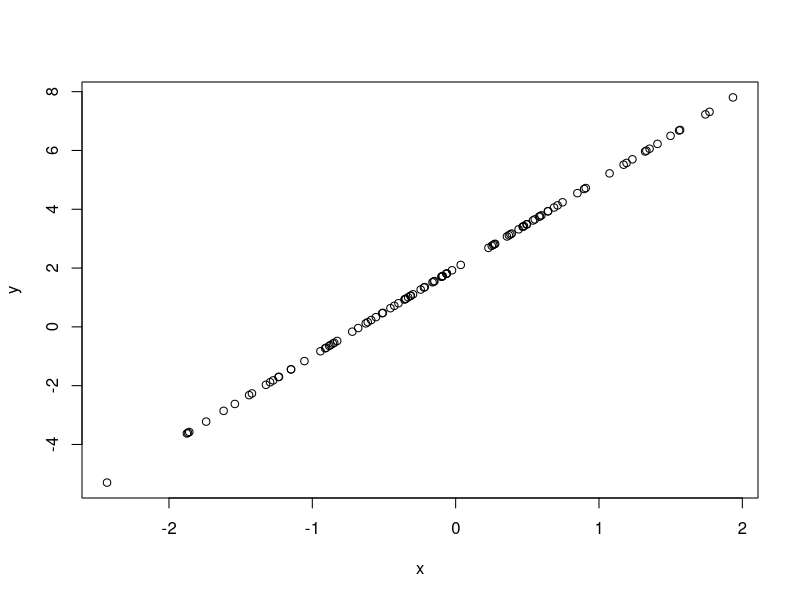
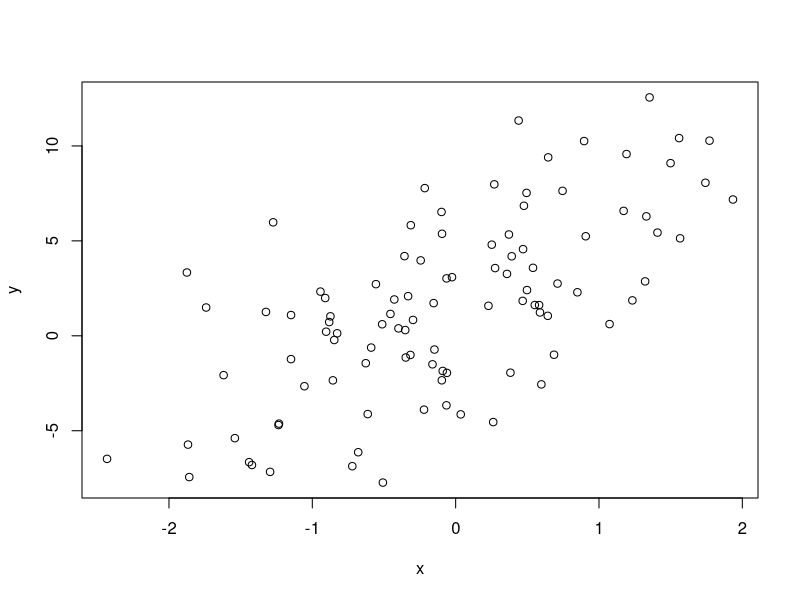
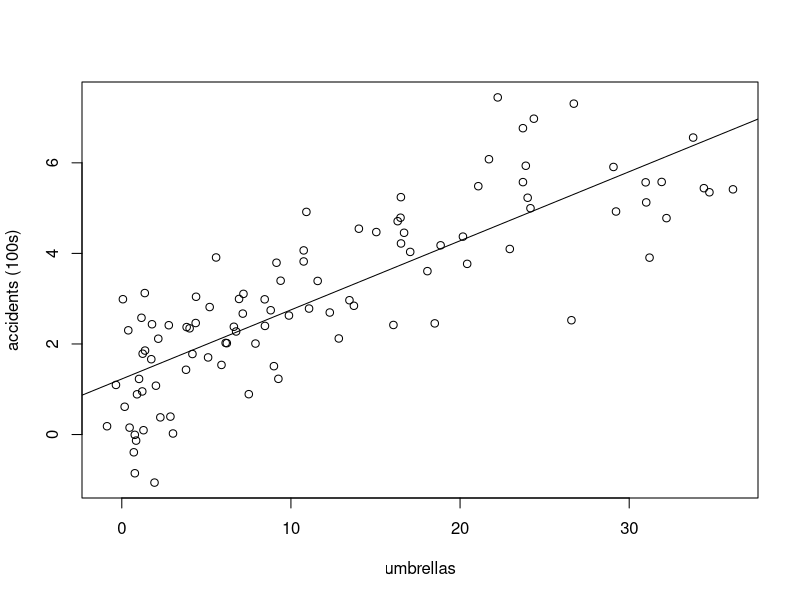
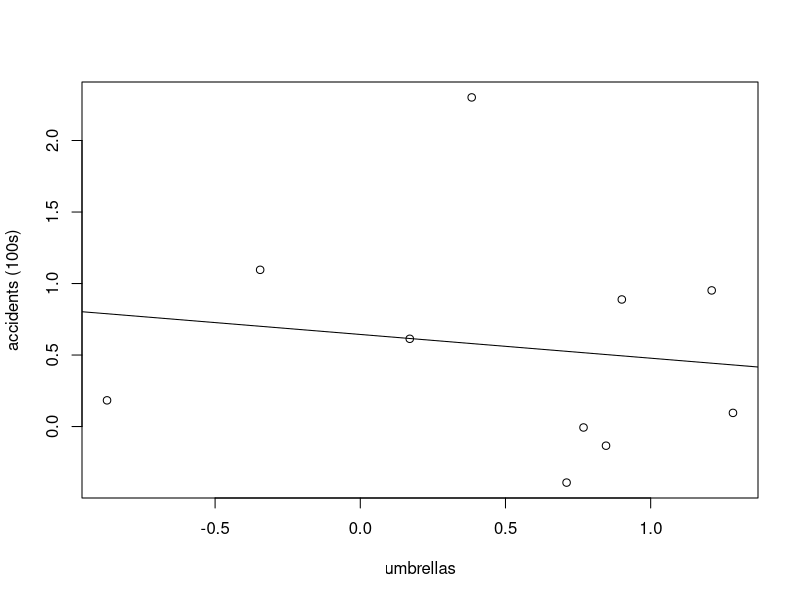
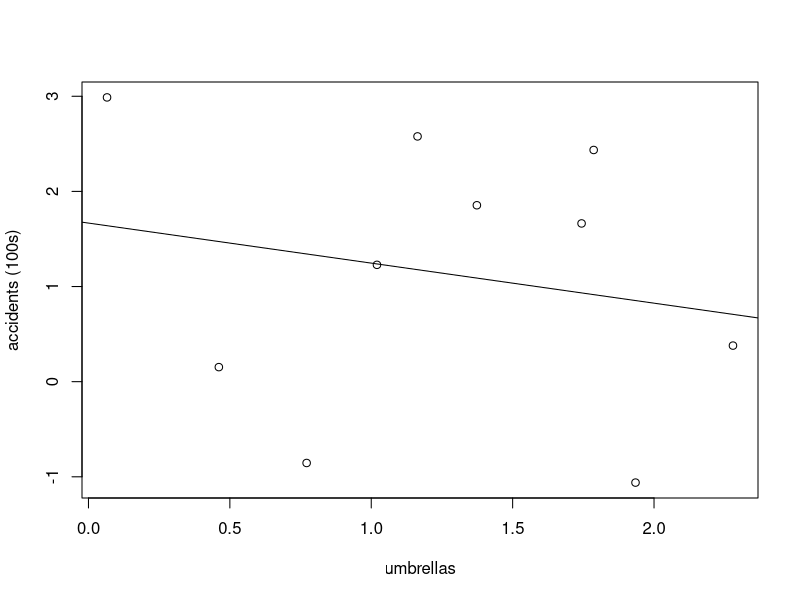

The R script that drew these images, in order:
#### epsilon = ignorance

n = 100
p = 1000
sigma = 0.1
x = rnorm(n)
U = matrix(runif(n * p, -0.2, 0.2), nrow = n)

#no noise case
f_of_x = 2 + 3 * x
t_of_xs = f_of_x
y = t_of_xs
plot(x, y)

#a little noise case
eps = rowSums(U[, 1:1000, drop = FALSE])
t_of_xs = f_of_x + eps
y = t_of_xs
plot(x, y)
summary(lm(y ~ x))


##### LRT vs F-test
set.seed(422)
n = 100
p = 10
sigma = 2
X = matrix(runif(n * p), nrow = n)
beta = rep(1, p)
y = X %*% as.matrix(beta) + rnorm(n, 0, sigma)
mod_full = lm(y ~ X)
summary(mod_full)
mod_red = lm(y ~ 1)
summary(mod_red)
anova(mod_red, mod_full, test = "LRT")
anova(mod_red, mod_full, test = "F")


###rainfall (z), umbrellas (X) and car accidents (y) example
set.seed(422)
n = 100
sigma = 0.3
z = runif(n, 0, 6)
x = z^2 + rnorm(n, sigma)
y = z + rnorm(n, sigma)
plot(x, y, xlab = "umbrellas", ylab = "accidents (100s)")
mod = lm(y ~ x)
abline(mod)
summary(mod)

mod = lm(y ~ x + z)
summary(mod)

#accidents vs umbrellas with rainfall constant
z_low = z < quantile(z, 0.1)

mod = lm(y[z_low] ~ x[z_low])
plot(x[z_low], y[z_low], xlab = "umbrellas", ylab = "accidents (100s)")
abline(mod)
summary(mod)

z_low = quantile(z, 0.1) < z & z < quantile(z, 0.2)

mod = lm(y[z_low] ~ x[z_low])
plot(x[z_low], y[z_low], xlab = "umbrellas", ylab = "accidents (100s)")
abline(mod)
summary(mod)

